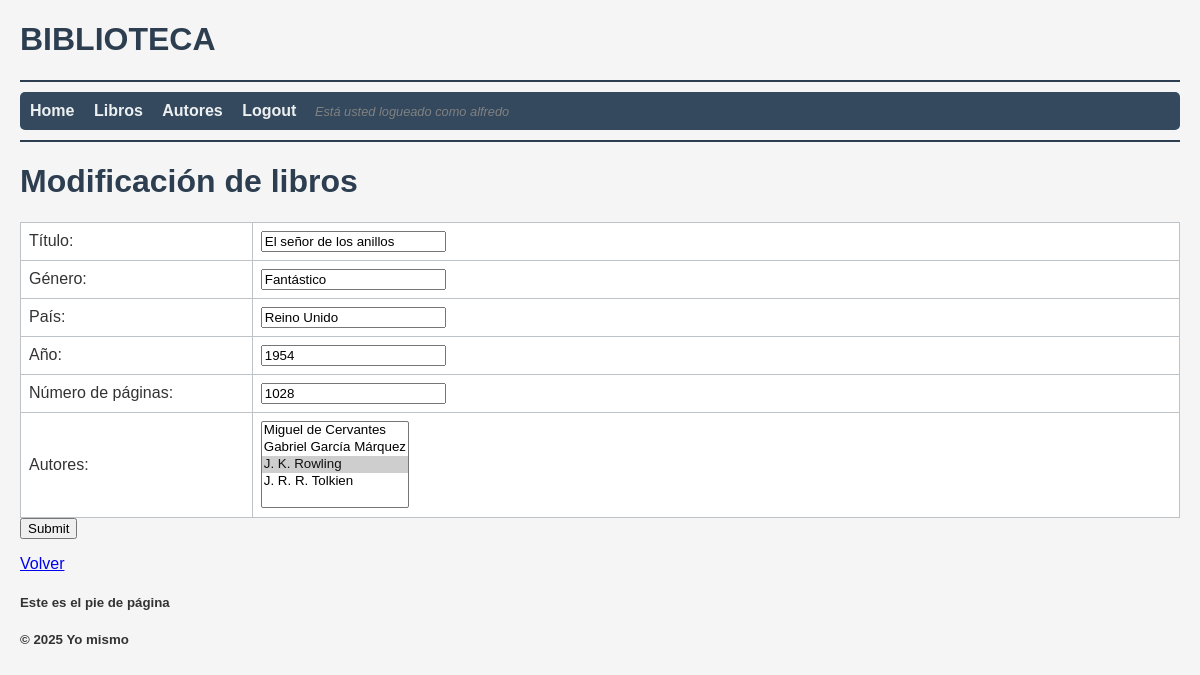
/index.php?action=formularioModificarLibro&idLibro=1 (signed in), run on the app's committed database.
### tables this page shows
CREATE TABLE `libros` (
  `idLibro` int(11) NOT NULL,
  `titulo` varchar(500) NOT NULL,
  `numPaginas` int(11) NOT NULL,
  `genero` varchar(100) NOT NULL,
  `pais` varchar(100) NOT NULL,
  `ano` int(11) NOT NULL
);

### view.php (called while the page is built)
<?php
class View {
    public static function render($nombreVista, $data = null) {
        include("views/header.php");
        include("views/nav.php");
        include("views/$nombreVista.php");
        include("views/footer.php");
    }
}

### models/libro.php (called while the page is built, shortened)
<?php
class Libro
{
    private $db;
    public function __construct()
    {
        $dsn = "mysql:host=mariadb;dbname=pruebas;charset=utf8mb4";
        $usuario = "user";
        $clave = "1234";
        try {
            $this->db = new PDO($dsn, $usuario, $clave);
        } catch (PDOException $e) {
            die("Error en la conexión: " . $e->getMessage());
        }
    }
    public function get($id)
    {
        $sql = "SELECT * FROM libros WHERE idLibro = :id";
        $stmt = $this->db->prepare($sql);
        $stmt->execute([":id" => $id]);
        return $stmt->fetch(PDO::FETCH_OBJ);
    }
}

### models/persona.php (called while the page is built, shortened)
<?php
class Persona
{
    private $db;
    public function __construct()
    {
        $dsn = "mysql:host=mariadb;dbname=pruebas;charset=utf8mb4";
        $usuario = "user";
        $clave = "1234";
        try {
            $this->db = new PDO($dsn, $usuario, $clave);
        } catch (PDOException $e) {
            die("Error en la conexión: " . $e->getMessage());
        }
    }
    public function getAll()
    {
        $sql = "SELECT * FROM personas ORDER BY apellido, nombre";
        $stmt = $this->db->query($sql);
        return $stmt->fetchAll(PDO::FETCH_OBJ);
    }
}

### views/libro/form.php (the view, shortened to what this page needs)
<?php
extract($data);
if (isset($libro)) {
    echo "<h1>Modificación de libros</h1>";
} else {
    echo "<h1>Inserción de libros</h1>";
}
$idLibro = $libro->idLibro ?? "";
$titulo = $libro->titulo ?? "";
$genero = $libro->genero ?? "";
$pais = $libro->pais ?? "";
$ano = $libro->ano ?? "";
$numPags = $libro->numPaginas ?? "";
echo "<table><form action = 'index.php' method = 'get'>
        <input type='hidden' name='idLibro' value='".$idLibro."'>
        <tr><td width='20%'>Título:</td><td><input type='text' name='titulo' value='".$titulo."'></td></tr>
        <tr><td>Género:</td><td><input type='text' name='genero' value='".$genero."'></td></tr>
        <tr><td>País:</td><td><input type='text' name='pais' value='".$pais."'></td></tr>
        <tr><td>Año:</td><td><input type='text' name='ano' value='".$ano."'></td></tr>
        <tr><td>Número de páginas:</td><td><input type='text' name='numPaginas' value='".$numPags."'></td></tr>";
echo "<tr><td>Autores:</td><td><select name='autor[]' multiple size='5'>";
foreach ($todosLosAutores as $fila) {
    if (in_array($fila->idPersona, $autoresLibro))
        echo "<option value='$fila->idPersona' selected>$fila->nombre $fila->apellido</option>";
    else
        echo "<option value='$fila->idPersona'>$fila->nombre $fila->apellido</option>";
}
echo "</select></td></tr></table>";
echo "	<input type='submit'></form>";
echo "<p><a href='index.php'>Volver</a></p>";

### views/css/style.css (style rules this page uses)
body { font-family: Arial, sans-serif; margin: 20px; background-color: #f5f5f5; color: #333; }
h1 { color: #2c3e50; }
table { width: 100%; border-collapse: collapse; margin-top: 15px; background-color: #fff; }
table th, table td { border: 1px solid #bdc3c7; padding: 8px; text-align: left; }

### data on the page
libros: titulo "El señor de los anillos", genero "Fantástico", pais "Reino Unido", ano "1954", numPaginas "1028"

### other printed values
$_SESSION['username'] "alfredo"
form field value "Miguel de Cervantes / Gabriel García Márquez / J. K. Rowling ☑ / J. R. R. Tolkien"
